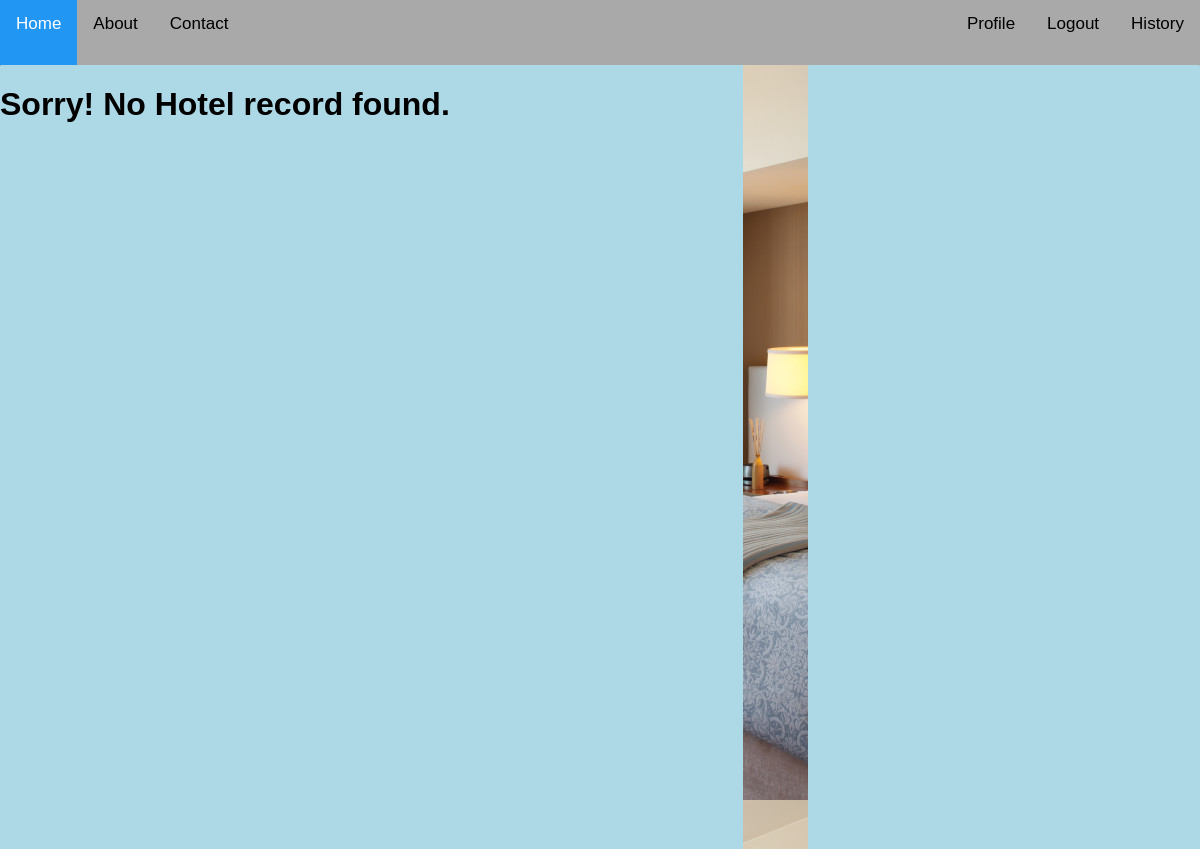
The app's page /authentication/manage_bookings/hotel_list/, older data.
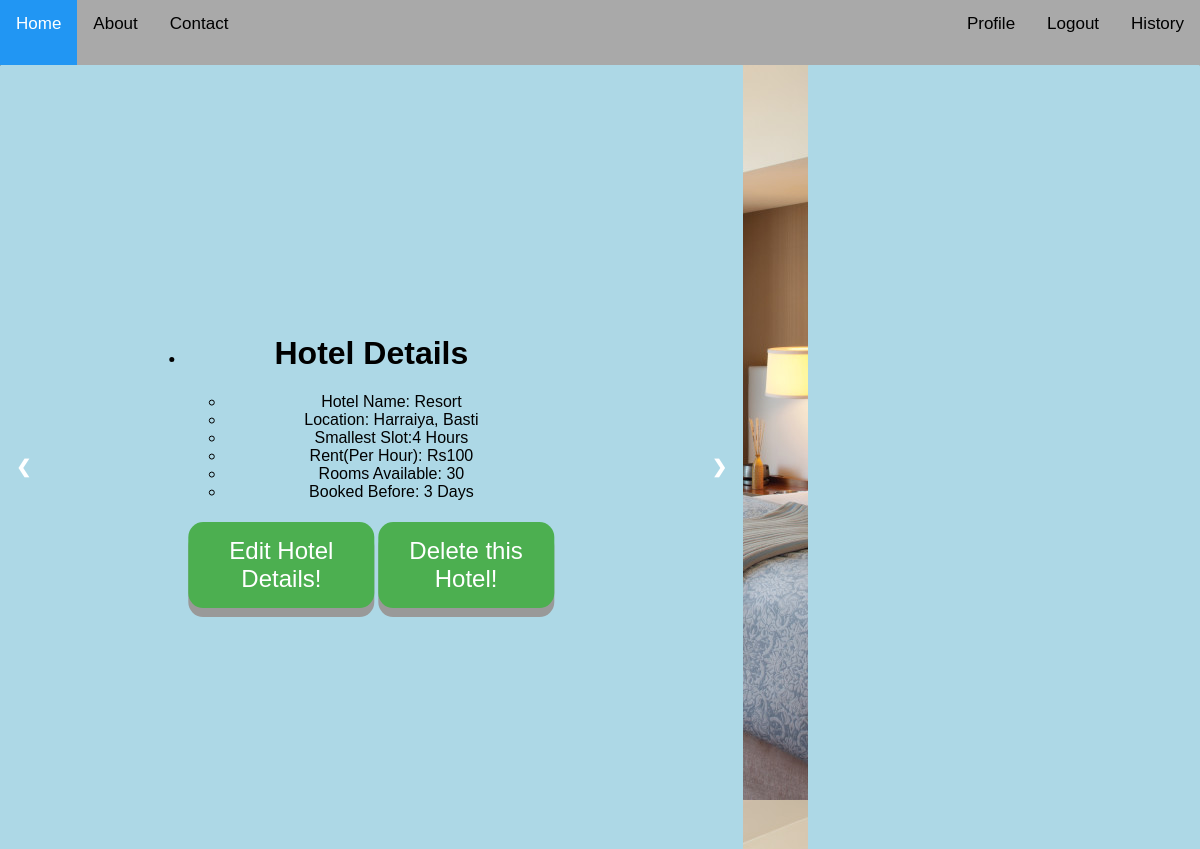
The same page, newer data.
### Managerapp/models.py (models this page shows)
class Hotel_Details(models.Model):
    hotel_name = models.CharField(max_length=50)
    hotel_location = models.TextField()
    room_price = models.IntegerField(default=True)
    max_rooms = models.IntegerField(default=True)
    before_days=models.IntegerField(default=True)
    min_slot=models.IntegerField(default=True)

### Managerapp/views.py (the view)
# urls.py: path('hotel_list/',views.Hotel_list,name='Hotel_list'),
def Hotel_list(request):
    hotel_dict=Hotel_Details.objects.order_by('max_rooms')
    return render(request,'Managerapp/hotel_list.html',{'hotel':hotel_dict})

### templates/Managerapp/hotel_list.html (shortened to what this page needs)
{% extends 'Managerapp/base.html' %}
{% load static %}
{% block body_block %}
<div class="slideshow-container1">
    {% if hotel %}
    <ul>
        {% for hotels in hotel %}
        <div class="mySlides fade">
        <li><h1>Hotel Details</h1></li>
        <ul>
            <li>Hotel Name: {{hotels.hotel_name}}</li>
            <li>Location: {{hotels.hotel_location}}</li>
            <li>Smallest Slot:{{hotels.min_slot}} Hours</li>
            <li>Rent(Per Hour): Rs{{hotels.room_price}}</li>
            <li>Rooms Available: {{hotels.max_rooms}}</li>
            <li>Booked Before: {{ hotels.before_days}} Days</li>
        </ul>
            <br>
            <table>
                <tr>
                    <td><a href="{% url 'Update' pk=hotels.pk %}"><button class="button" >Edit Hotel Details!</button></a></td>
                    <td><a href="{% url 'Delete' pk=hotels.pk %}"><button class="button">Delete this Hotel!</button></a></td>
                </tr>
            </table>
        </div>
        {% endfor %}
    </ul>
    <a class="prev" onclick="plusSlides(-1)">&#10094;</a>
    <a class="next" onclick="plusSlides(1)">&#10095;</a>
    {% else %}
    <h1> Sorry! No Hotel record found.</h1>
    {% endif %}
</div>
<div class="slideshow-container2">
</div>
{% endblock %}

Row changes from the older to the newer data that the page shows:
added Hotel_Details: hotel_name "Resort", hotel_location "Harraiya, Basti", min_slot "4", room_price "100", max_rooms "30", before_days "3"
Text that changed along with them:
text no longer shown: "Sorry! No Hotel record found."
